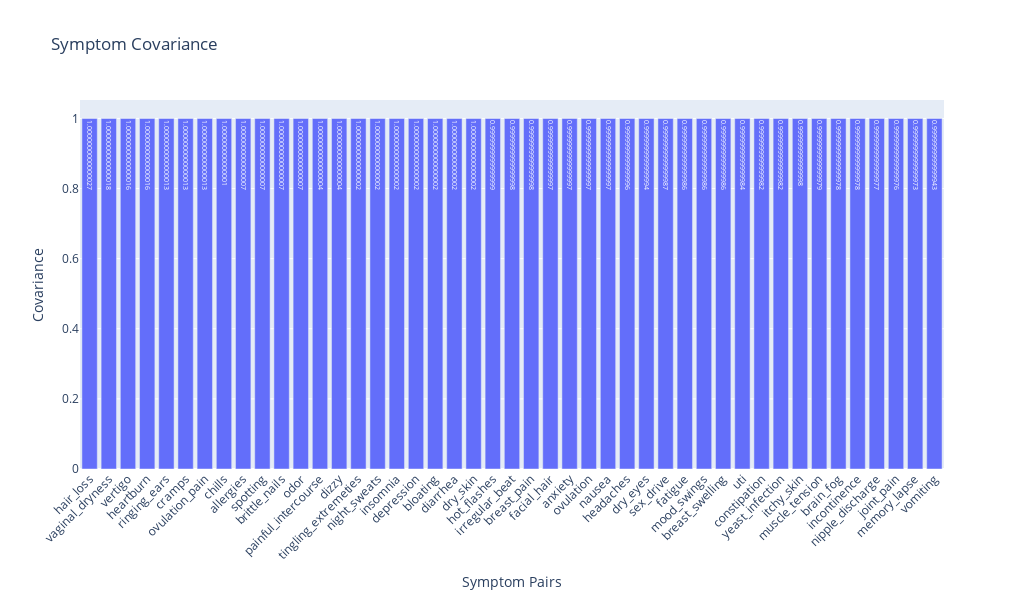

Source (notebook cell):
### Code cell
#Alt covariance plot to properly display y axis titles

import plotly.graph_objs as go
import plotly.express as px

th = 0.6
fmatrix = cmatrix[cmatrix >= th]

# Step 1: Remove 'hot_flashes' and 'night_sweats' from the fmatrix
#fmatrix = fmatrix.drop(['hot_flashes', 'night_sweats'], axis=0)
#fmatrix = fmatrix.drop(['hot_flashes', 'night_sweats'], axis=1)

# Step 2: Sort the covariance matrix in descending order of covariance
sorted_cov_matrix = fmatrix.unstack().sort_values(ascending=False)

# Step 3: Create a bar graph to visualize the covariance by symptom pair
sorted_cov_matrix_df = sorted_cov_matrix.reset_index()
sorted_cov_matrix_df.columns = ['Symptom 1', 'Symptom 2', 'Covariance']

fig = px.bar(sorted_cov_matrix_df,
             x='Symptom 1',
             y='Covariance',
             text='Covariance',
             title='Symptom Covariance',
             labels={'Symptom 1': 'Symptom Pairs', 'Covariance': 'Covariance'},
             width=1024,
             height=600)
fig.update_layout(xaxis_tickangle=-45)  # Rotate x-axis labels for better readability
fig.show()

# Step 4: Create a dictionary to store the counts of each symptom pair
symptom_pair_counts = {}

# Step 5: Iterate through the sorted DataFrame to count occurrences of each symptom pair
for _, row in sorted_cov_matrix_df.iterrows():
    symptom1 = row['Symptom 1']
    symptom2 = row['Symptom 2']
    covariance = row['Covariance']
    if not (symptom1 == symptom2):
        symptom_pair = f"{symptom1} - {symptom2}"
        count = fmatrix.loc[symptom1, symptom2]
        symptom_pair_counts[symptom_pair] = count

        
# Step 4: Print out the symptom pairs in order from highest to lowest covariance
for _, row in sorted_cov_matrix_df.iterrows():
    symptom1 = row['Symptom 1']
    symptom2 = row['Symptom 2']
    covariance = row['Covariance']
    if not (symptom1 == symptom2):
        print(f'{symptom1} - {symptom2} - {covariance}') #uncomment me to run

### Figure 1 — Plotly figure (JSON) as saved in the notebook; plotly's stock layout.template omitted (floating-point values rounded to 4 significant figures; data arrays with more than 128 entries replaced by an {"elided": "..."} marker saying what was removed)
{"data": [{"alignmentgroup": "True", "hovertemplate": "Symptom Pairs=%{x}<br>Covariance=%{text}<extra></extra>", "legendgroup": "", "marker": {"color": "#636efa", "pattern": {"shape": ""}}, "name": "", "offsetgroup": "", "orientation": "v", "showlegend": false, "text": {"elided": "2025 float values"}, "textposition": "auto", "type": "bar", "x": {"elided": "2025 str values"}, "xaxis": "x", "y": {"elided": "2025 float values"}, "yaxis": "y"}], "layout": {"barmode": "relative", "height": 600, "legend": {"tracegroupgap": 0}, "title": {"text": "Symptom Covariance"}, "width": 1024, "xaxis": {"anchor": "y", "domain": [0, 1], "tickangle": -45, "title": {"text": "Symptom Pairs"}}, "yaxis": {"anchor": "x", "domain": [0, 1], "title": {"text": "Covariance"}}}}
